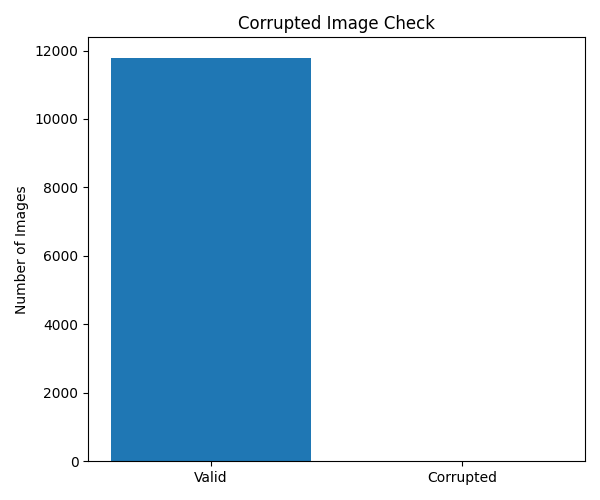

This figure's Python source:
"""
Corrupted Image Checker with Visualization
"""

import os
from PIL import Image
import matplotlib.pyplot as plt

# ===============================
# CONFIGURATION
# ===============================

DATA_ROOT = r"C:\Users\PMLS\Desktop\FYP-BirdsGen\Dataset"
CUB_ROOT = os.path.join(DATA_ROOT, "CUB_200_2011")
IMAGES_DIR = os.path.join(CUB_ROOT, "images")

print("Configuration loaded successfully!")


# ===============================
# CHECK CORRUPTED IMAGES
# ===============================

def check_corrupted_images(images_path):
    corrupted = 0
    valid = 0

    for root, dirs, files in os.walk(images_path):
        for file in files:
            if file.lower().endswith((".jpg", ".jpeg", ".png")):
                full_path = os.path.join(root, file)

                try:
                    with Image.open(full_path) as img:
                        img.verify()
                    valid += 1
                except:
                    corrupted += 1

    return valid, corrupted


# ===============================
# MAIN
# ===============================

if __name__ == "__main__":

    valid_count, corrupted_count = check_corrupted_images(IMAGES_DIR)

    print(f"\nValid Images: {valid_count}")
    print(f"Corrupted Images: {corrupted_count}")

    # Plot
    plt.figure(figsize=(6, 5))
    plt.bar(["Valid", "Corrupted"], [valid_count, corrupted_count])
    plt.ylabel("Number of Images")
    plt.title("Corrupted Image Check")
    plt.tight_layout()
    plt.show()
